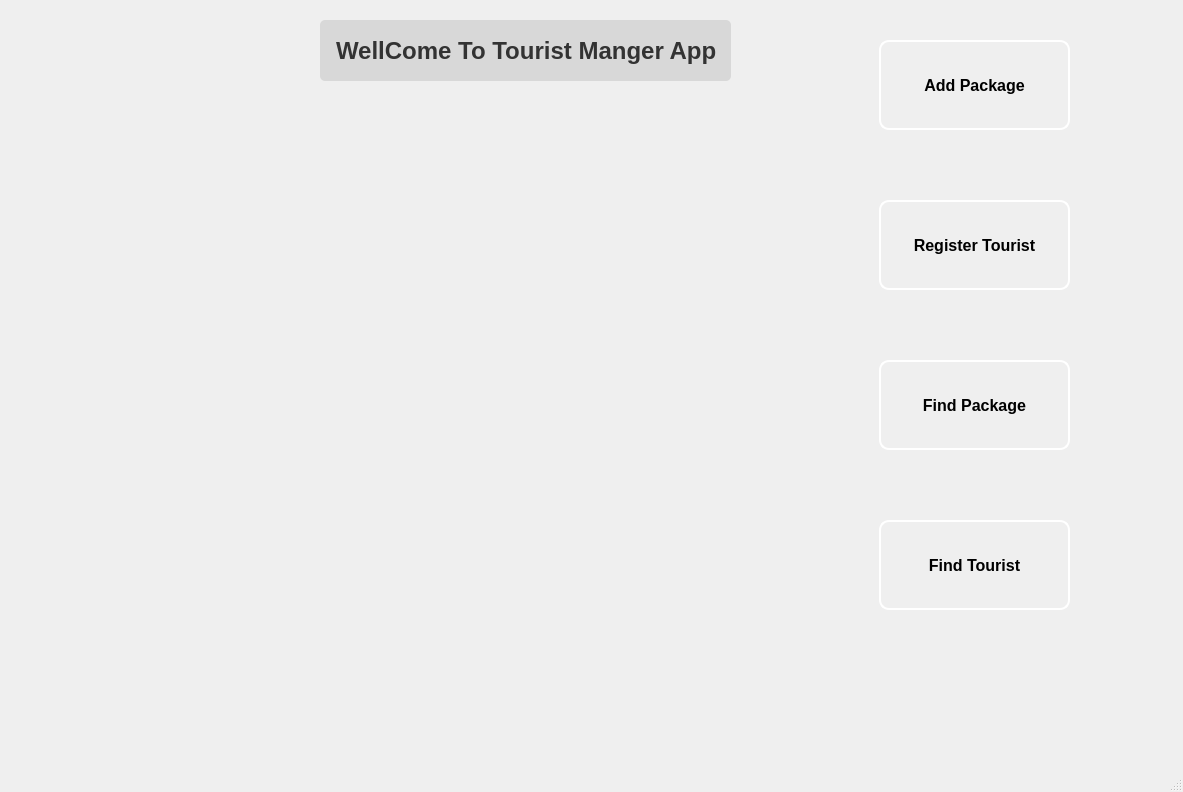
<?xml version="1.0" encoding="UTF-8"?>
<ui version="4.0">
 <class>MainWindow</class>
 <widget class="QMainWindow" name="MainWindow">
  <property name="geometry">
   <rect>
    <x>0</x>
    <y>0</y>
    <width>1183</width>
    <height>792</height>
   </rect>
  </property>
  <property name="minimumSize">
   <size>
    <width>800</width>
    <height>700</height>
   </size>
  </property>
  <property name="maximumSize">
   <size>
    <width>1400</width>
    <height>900</height>
   </size>
  </property>
  <property name="windowTitle">
   <string>MyTouristManager 1.0</string>
  </property>
  <property name="styleSheet">
   <string notr="true">  background-image: url(:/images/jj);</string>
  </property>
  <widget class="QWidget" name="centralwidget">
   <widget class="QPushButton" name="pushButton">
    <property name="geometry">
     <rect>
      <x>879</x>
      <y>40</y>
      <width>191</width>
      <height>90</height>
     </rect>
    </property>
    <property name="styleSheet">
     <string notr="true">QPushButton {
    background-image: url(:/images/a.jpg); 
    background-repeat: no-repeat;         
    background-position: center;                 
    color: Black;                         
    font-size: 16px;                     
    font-weight: bold;                    
    border: 2px solid #ffffff;            
    border-radius: 10px;                 
    padding: 12px 25px;                  
    text-align: center;                   
}

QPushButton:hover {
    background-color: rgba(0, 0, 0, 0.5);
    color: #ffcc00;                                
}

QPushButton:pressed {
    background-color: rgba(0, 0, 0, 0.7); 
    color: #ffa500;                              
}

</string>
    </property>
    <property name="text">
     <string>Add Package</string>
    </property>
   </widget>
   <widget class="QPushButton" name="pushButton_2">
    <property name="geometry">
     <rect>
      <x>879</x>
      <y>200</y>
      <width>191</width>
      <height>90</height>
     </rect>
    </property>
    <property name="styleSheet">
     <string notr="true">QPushButton {
    background-image: url(:/images/a.jpg); 
    background-repeat: no-repeat;         
    background-position: center;                 
    color: Black;                         
    font-size: 16px;                     
    font-weight: bold;                    
    border: 2px solid #ffffff;            
    border-radius: 10px;                 
    padding: 12px 25px;                  
    text-align: center;                   
}

QPushButton:hover {
    background-color: rgba(0, 0, 0, 0.5);
    color: #ffcc00;                                
}

QPushButton:pressed {
    background-color: rgba(0, 0, 0, 0.7); 
    color: #ffa500;                          
}

</string>
    </property>
    <property name="text">
     <string>Register Tourist</string>
    </property>
   </widget>
   <widget class="QPushButton" name="pushButton_3">
    <property name="geometry">
     <rect>
      <x>879</x>
      <y>360</y>
      <width>191</width>
      <height>90</height>
     </rect>
    </property>
    <property name="styleSheet">
     <string notr="true">QPushButton {
    background-image: url(:/images/a.jpg); 
    background-repeat: no-repeat;         
    background-position: center;                 
    color: Black;                         
    font-size: 16px;                     
    font-weight: bold;                    
    border: 2px solid #ffffff;            
    border-radius: 10px;                 
    padding: 12px 25px;                  
    text-align: center;                   
}

QPushButton:hover {
    background-color: rgba(0, 0, 0, 0.5);
    color: #ffcc00;                                
}

QPushButton:pressed {
    background-color: rgba(0, 0, 0, 0.7); 
    color: #ffa500;                         
}

</string>
    </property>
    <property name="text">
     <string>Find Package</string>
    </property>
   </widget>
   <widget class="QPushButton" name="pushButton_4">
    <property name="geometry">
     <rect>
      <x>879</x>
      <y>520</y>
      <width>191</width>
      <height>90</height>
     </rect>
    </property>
    <property name="styleSheet">
     <string notr="true">QPushButton {
    background-image: url(:/images/a.jpg); 
    background-repeat: no-repeat;         
    background-position: center;                 
    color: Black;                         
    font-size: 16px;                     
    font-weight: bold;                    
    border: 2px solid #ffffff;            
    border-radius: 10px;                 
    padding: 12px 25px;                  
    text-align: center;                   
}

QPushButton:hover {
    background-color: rgba(0, 0, 0, 0.5);
    color: #ffcc00;                                
}

QPushButton:pressed {
    background-color: rgba(0, 0, 0, 0.7); 
    color: #ffa500;                              
}

</string>
    </property>
    <property name="text">
     <string>Find Tourist</string>
    </property>
   </widget>
   <widget class="QLabel" name="label">
    <property name="geometry">
     <rect>
      <x>320</x>
      <y>20</y>
      <width>411</width>
      <height>81</height>
     </rect>
    </property>
    <property name="styleSheet">
     <string notr="true">QLabel {
    font-family: &quot;Arial&quot;, sans-serif;  
    font-size: 24px;                   
    font-weight: bold;               
    color: #333333;                    
    padding: 10px;                     
    text-align: center;                
    background-color: rgba(0, 0, 0, 0.1); 
    border-radius: 5px;               
    box-shadow: 0px 4px 10px rgba(0, 0, 0, 0.1); 
    margin-bottom: 20px;              
}

QLabel:hover {
    color: #0078d4;                    
    transform: scale(1.05);           
    transition: all 0.3s ease-in-out;  
}
</string>
    </property>
    <property name="text">
     <string>WellCome To Tourist Manger App</string>
    </property>
   </widget>
  </widget>
  <widget class="QMenuBar" name="menubar">
   <property name="geometry">
    <rect>
     <x>0</x>
     <y>0</y>
     <width>1183</width>
     <height>26</height>
    </rect>
   </property>
  </widget>
  <widget class="QStatusBar" name="statusbar"/>
 </widget>
 <resources/>
 <connections/>
</ui>
